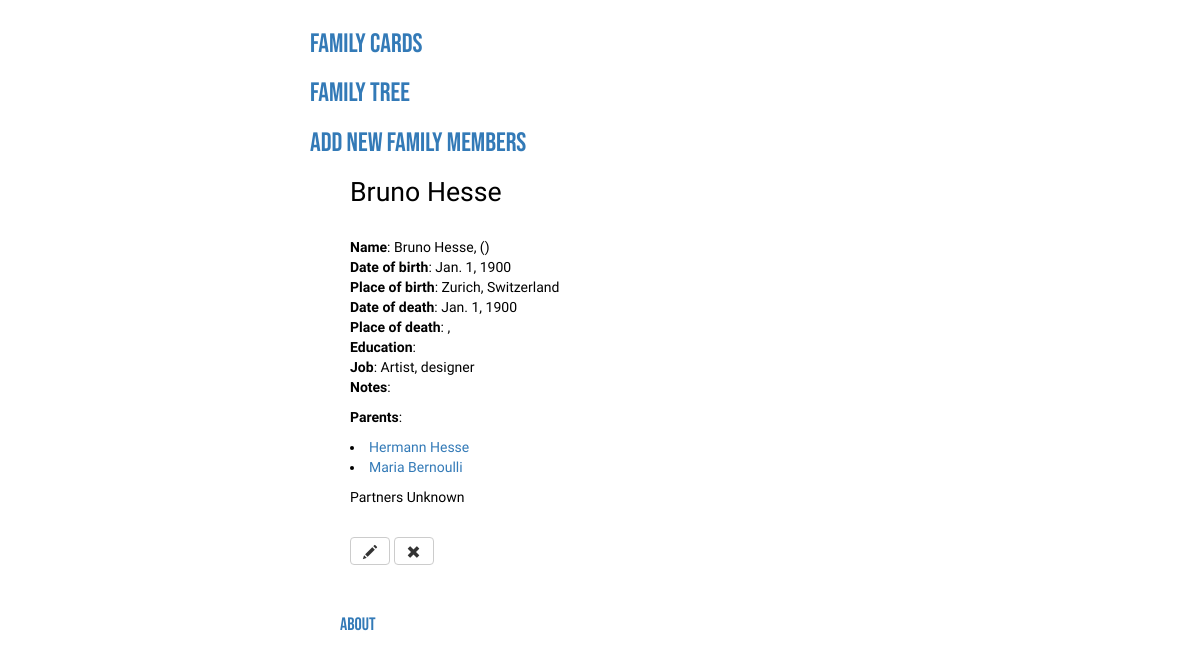
Screenshot of /member/bruno_hesse_1900-01-01-000000 with the database file from the repository.
### familycards/models.py (models this page shows, shortened)
class FamilyMember(models.Model):
    first_name = models.CharField(max_length=200)
    last_name = models.CharField(max_length=200)
    other_names = models.CharField(max_length=200)
    birth_name = models.CharField(max_length=200)
    slug = models.SlugField(max_length=100, unique=True)
    date_of_birth = models.DateField()
    city_of_birth = models.CharField(max_length=200)
    country_of_birth = models.CharField(max_length=200)
    date_of_death = models.DateField()
    city_of_death = models.CharField(max_length=200)
    country_of_death = models.CharField(max_length=200)
    education = models.CharField(max_length=200)
    job = models.CharField(max_length=200)
    notes = models.CharField(max_length=500)
    parents = MembersField()
    partners = MembersField()
    full_name = models.CharField(max_length=200)

### familycards/views.py (the view)
# urls.py: path('member/<slug>', views.view_member, name='view_member'),
def view_member(request, slug):
   member = get_object_or_404(FamilyMember, slug=slug)
   parents_list = []
   partners_list = []
   try:
      if member.parents != ['']:
         for parent in member.parents:
            p = FamilyMember.objects.filter(first_name__startswith=parent.split(' ')[0])[0]
            parents_list.append(get_object_or_404(FamilyMember, slug=p.slug))
      if member.partners != ['']:
         for partner in member.partners:
            p = FamilyMember.objects.filter(first_name__startswith=partner.split(' ')[0])[0]
            partners_list.append(get_object_or_404(FamilyMember, slug=p.slug))
   except IndexError:
      pass
   context = {'member' : member, \
              'parents' : parents_list, \
              'partners' : partners_list}
   return render(request, 'familycards/view_member.html', context)

### familycards/models.py (called while the page is built)
    def from_db_value(self, value, expression, connection):
        if value is None:
            return value
        return value.split(', ')

### familycards/templates/familycards/view_member.html
{% extends 'familycards/base.html' %}
{% block content %}
<div class="member-info">
    <h2>{% block head_title %}{{ member.first_name }} {{ member.last_name }}{% endblock %}</h2><br>
    <p><b>Name</b>: {{ member.first_name }} {{ member.other_names }} {{ member.last_name }}, ({{ member.birth_name }})<br>
    <b>Date of birth</b>: {{ member.date_of_birth }}<br>
    <b>Place of birth</b>: {{ member.city_of_birth }}, {{ member.country_of_birth }}<br>
    <b>Date of death</b>: {{ member.date_of_death }}<br>
    <b>Place of death</b>: {{ member.city_of_death }}, {{ member.country_of_death }}<br>
    <b>Education</b>: {{ member.education }}<br>
    <b>Job</b>: {{ member.job }}<br>
    <b>Notes</b>: {{ member.comments }}<br></p>
    <p>
        {% if parents %}
            <b>Parents</b>:
            {% for parent in parents %}
                <li><a href="{% url 'view_member' slug=parent.slug %}">{{ parent.full_name}}</a></li>
             {% endfor %}
        {% else %}
            Parents Unknown<br>
        {% endif %}
    </p>
    <p>
        {% if partners %}
            <b>Partners</b>:
            {% for partner in partners %}
                <li><a href="{% url 'view_member' slug=partner.slug %}">{{ partner.first_name }} {{ partner.last_name }}</a></li>
            {% endfor %}
        {% else %}
            Partners Unknown<br>
        {% endif %}
    </p>
    <br>
        <a class="btn btn-default" href="{% url 'edit_member' slug=member.slug %}">
        <span class="glyphicon glyphicon-pencil"></span>
    </a>
    <a class="btn btn-default" href="{% url 'delete_member' slug=member.slug %}">
        <span class="glyphicon glyphicon-remove"></span>
    </a>
</div>
{% include 'familycards/footer.html' %}
{% endblock %}

### static/css/familycards.css (style rules this page uses)
.member-info { padding-left: 40px; color: #000000; font-family: 'Nanum Gothic Coding', monospace; }
.member-info h2 { color: #000000; font-size: 20pt; font-family: 'Nanum Gothic Coding', monospace; }
body { margin: auto; width: 50%; padding: 10px; }

### rows the page displays
FamilyMember: first_name "Bruno", last_name "Hesse", date_of_birth "Jan. 1, 1900", city_of_birth "Zurich", country_of_birth "Switzerland", date_of_death "Jan. 1, 1900", job "Artist, designer"
FamilyMember: full_name "Hermann Hesse"
FamilyMember: full_name "Maria Bernoulli"
